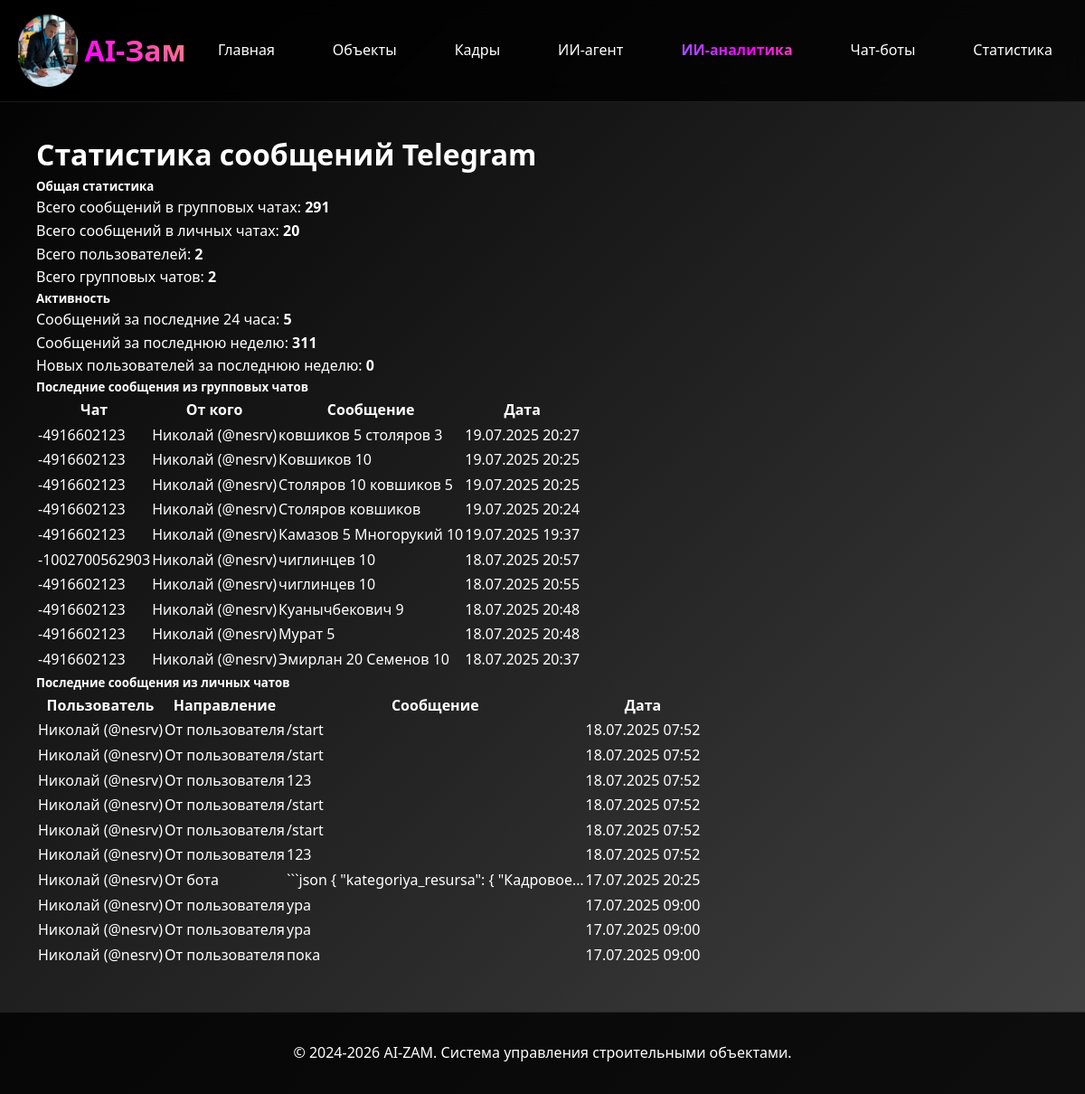
/telegram/stats/, run on an earlier commit of the app's database.
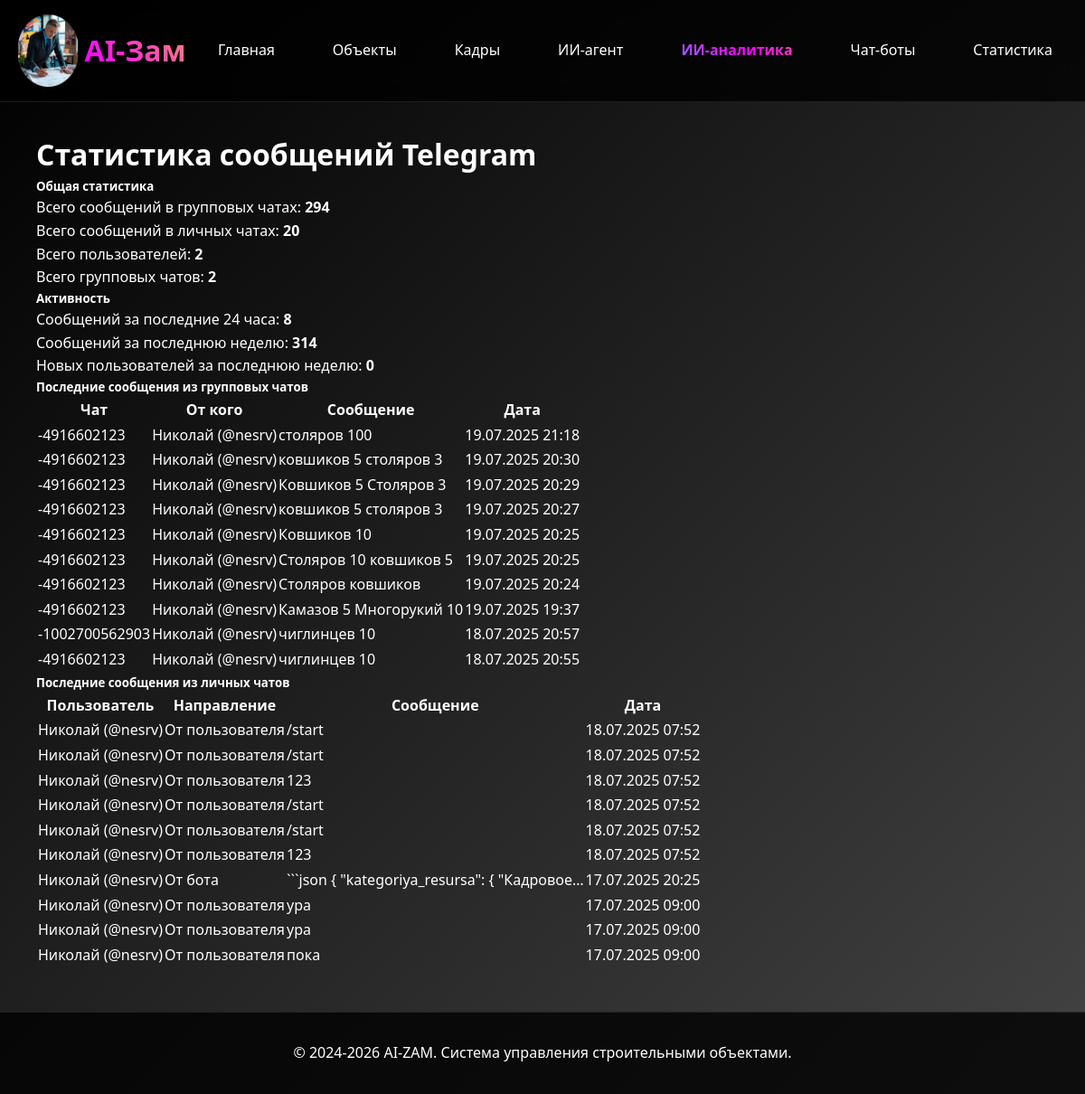
And on a later commit of the database.
### telegrambot/models.py (models this page shows, shortened)
class ChatMessage(models.Model):
    chat_id = models.CharField(max_length=255, verbose_name="ID чата")
    message_text = models.TextField(verbose_name="Текст сообщения")
    from_user = models.CharField(max_length=255, verbose_name="От пользователя")
    created_at = models.DateTimeField(auto_now_add=True, verbose_name="Дата создания")
    message_id = models.BigIntegerField(null=True, blank=True, verbose_name="ID сообщения")
    reply_to_message_id = models.BigIntegerField(null=True, blank=True, verbose_name="ID сообщения, на которое отвечают")
    forward_from = models.JSONField(null=True, blank=True, verbose_name="Информация о пересланном сообщении")
    class Meta:
        verbose_name = "Сообщение чата"
        verbose_name_plural = "Сообщения чатов"
        ordering = ['-created_at']
        indexes = [
            models.Index(fields=['chat_id']),
            models.Index(fields=['message_id']),
        ]

class TelegramMessage(models.Model):
    MESSAGE_TYPES = [
        ('text', 'Текст'),
        ('command', 'Команда'),
        ('button', 'Кнопка'),
    ]
    user = models.ForeignKey(TelegramUser, on_delete=models.CASCADE, related_name='messages', verbose_name="Пользователь")
    message_type = models.CharField(max_length=10, choices=MESSAGE_TYPES, default='text', verbose_name="Тип сообщения")
    content = models.TextField(verbose_name="Содержание")
    is_from_user = models.BooleanField(default=True, verbose_name="От пользователя")
    created_at = models.DateTimeField(auto_now_add=True, verbose_name="Дата создания")
    class Meta:
        verbose_name = "Сообщение Telegram"
        verbose_name_plural = "Сообщения Telegram"
        ordering = ['created_at']

class TelegramUser(models.Model):
    telegram_id = models.BigIntegerField(unique=True, verbose_name="Telegram ID")
    username = models.CharField(max_length=100, blank=True, null=True, verbose_name="Username")
    first_name = models.CharField(max_length=100, blank=True, null=True, verbose_name="Имя")
    last_name = models.CharField(max_length=100, blank=True, null=True, verbose_name="Фамилия")
    is_active = models.BooleanField(default=True, verbose_name="Активен")
    created_at = models.DateTimeField(auto_now_add=True, verbose_name="Дата регистрации")
    updated_at = models.DateTimeField(auto_now=True, verbose_name="Дата обновления")
    class Meta:
        verbose_name = "Пользователь Telegram"
        verbose_name_plural = "Пользователи Telegram"

### telegrambot/views_stats.py (the view)
# urls.py: path('stats/', messages_stats, name='messages_stats'),
def messages_stats(request):
    try:
        chat_messages_count = ChatMessage.objects.count()
        telegram_messages_count = TelegramMessage.objects.count()
        users_count = TelegramUser.objects.count()
        chats_count = ChatMessage.objects.values('chat_id').distinct().count()
        day_ago = timezone.now() - timedelta(days=1)
        week_ago = timezone.now() - timedelta(days=7)
        messages_today = (
            ChatMessage.objects.filter(created_at__gte=day_ago).count() +
            TelegramMessage.objects.filter(created_at__gte=day_ago).count()
        )
        messages_week = (
            ChatMessage.objects.filter(created_at__gte=week_ago).count() +
            TelegramMessage.objects.filter(created_at__gte=week_ago).count()
        )
        new_users_week = TelegramUser.objects.filter(created_at__gte=week_ago).count()
        recent_chat_messages = ChatMessage.objects.order_by('-created_at')[:10]
        recent_telegram_messages = TelegramMessage.objects.select_related('user').order_by('-created_at')[:10]
        context = {
            'chat_messages_count': chat_messages_count,
            'telegram_messages_count': telegram_messages_count,
            'users_count': users_count,
            'chats_count': chats_count,
            'messages_today': messages_today,
            'messages_week': messages_week,
            'new_users_week': new_users_week,
            'recent_chat_messages': recent_chat_messages,
            'recent_telegram_messages': recent_telegram_messages
        }
        return render(request, 'telegrambot/messages_stats.html', context)
    except Exception as e:
        logger.error(f"Ошибка получения статистики сообщений: {e}")
        return JsonResponse({'error': str(e)}, status=500)

### telegrambot/templates/telegrambot/messages_stats.html (shortened to what the changed rows need)
{% extends 'base/base.html' %}
{% block content %}
<div class="container mt-4">
    <h1>Статистика сообщений Telegram</h1>
    <div class="row mb-4">
        <div class="col-md-6">
            <div class="card">
                <div class="card-body">
                    <p class="card-text">Всего сообщений в групповых чатах: <strong>{{ chat_messages_count }}</strong></p>
                </div>
            </div>
        </div>
        <div class="col-md-6">
            <div class="card">
                <div class="card-body">
                    <p class="card-text">Сообщений за последние 24 часа: <strong>{{ messages_today }}</strong></p>
                    <p class="card-text">Сообщений за последнюю неделю: <strong>{{ messages_week }}</strong></p>
                </div>
            </div>
        </div>
    </div>
    <div class="row mb-4">
        <div class="col-md-12">
            <div class="card">
                <div class="card-body">
                    <div class="table-responsive">
                        <table class="table table-striped">
                            <thead>
                                <tr>
                                    <th>Чат</th>
                                    <th>От кого</th>
                                    <th>Сообщение</th>
                                    <th>Дата</th>
                                </tr>
                            </thead>
                            <tbody>
                                {% for message in recent_chat_messages %}
                                <tr>
                                    <td>{{ message.chat_id }}</td>
                                    <td>{{ message.from_user }}</td>
                                    <td>{{ message.message_text|truncatechars:50 }}</td>
                                    <td>{{ message.created_at|date:"d.m.Y H:i" }}</td>
                                </tr>
                                {% empty %}
                                <tr>
                                    <td colspan="4" class="text-center">Нет сообщений</td>
                                </tr>
                                {% endfor %}
                            </tbody>
                        </table>
                    </div>
                </div>
            </div>
        </div>
    </div>
    <div class="row">
        <div class="col-md-12">
            <div class="card">
                <div class="card-body">
                    <div class="table-responsive">
                        <table class="table table-striped">
                            <thead>
                                <tr>
                                    <th>Пользователь</th>
                                    <th>Направление</th>
                                    <th>Сообщение</th>
                                    <th>Дата</th>
                                </tr>
                            </thead>
                            <tbody>
                                {% for message in recent_telegram_messages %}
                                <tr>
                                    <td>{{ message.user.first_name }} {% if message.user.username %}(@{{ message.user.username }}){% endif %}</td>
                                    <td>{% if message.is_from_user %}От пользователя{% else %}От бота{% endif %}</td>
                                    <td>{{ message.content|truncatechars:50 }}</td>
                                    <td>{{ message.created_at|date:"d.m.Y H:i" }}</td>
                                </tr>
                                {% empty %}
                                <tr>
                                    <td colspan="4" class="text-center">Нет сообщений</td>
                                </tr>
                                {% endfor %}
                            </tbody>
                        </table>
                    </div>
                </div>
            </div>
        </div>
    </div>
</div>
{% endblock %}

What changed in the data, as far as the page shows it:
no longer on this page (row unchanged): ChatMessage: chat_id "-4916602123", from_user "Николай (@nesrv)", message_text "Куанычбекович 9", created_at "18.07.2025 20:48"
no longer on this page (row unchanged): ChatMessage: chat_id "-4916602123", from_user "Николай (@nesrv)", message_text "Мурат 5", created_at "18.07.2025 20:48"
no longer on this page (row unchanged): ChatMessage: chat_id "-4916602123", from_user "Николай (@nesrv)", message_text "Эмирлан 20 Семенов 10", created_at "18.07.2025 20:37"
added ChatMessage: chat_id "-4916602123", from_user "Николай (@nesrv)", message_text "столяров 100", created_at "19.07.2025 21:18"
added ChatMessage: chat_id "-4916602123", from_user "Николай (@nesrv)", message_text "ковшиков 5 столяров 3", created_at "19.07.2025 20:30"
added ChatMessage: chat_id "-4916602123", from_user "Николай (@nesrv)", message_text "Ковшиков 5 Столяров 3", created_at "19.07.2025 20:29"
Also different on the page:
{{ chat_messages_count }}: "291" → "294"
{{ messages_today }}: "5" → "8"
{{ messages_week }}: "311" → "314"
